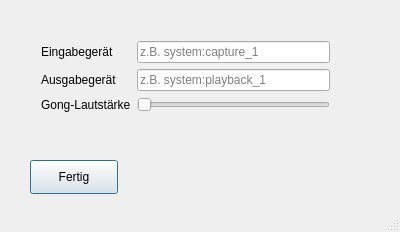
<?xml version="1.0" encoding="UTF-8"?>
<ui version="4.0">
 <class>MainWindow</class>
 <widget class="QMainWindow" name="MainWindow">
  <property name="geometry">
   <rect>
    <x>0</x>
    <y>0</y>
    <width>400</width>
    <height>232</height>
   </rect>
  </property>
  <property name="windowTitle">
   <string>Durchsage</string>
  </property>
  <widget class="QWidget" name="centralWidget">
   <widget class="QPushButton" name="doneBtn">
    <property name="geometry">
     <rect>
      <x>30</x>
      <y>160</y>
      <width>88</width>
      <height>34</height>
     </rect>
    </property>
    <property name="text">
     <string>Fertig</string>
    </property>
    <property name="autoDefault">
     <bool>true</bool>
    </property>
    <property name="default">
     <bool>true</bool>
    </property>
   </widget>
   <widget class="QWidget" name="formLayoutWidget">
    <property name="geometry">
     <rect>
      <x>30</x>
      <y>30</y>
      <width>311</width>
      <height>111</height>
     </rect>
    </property>
    <layout class="QFormLayout" name="formLayout">
     <property name="fieldGrowthPolicy">
      <enum>QFormLayout::ExpandingFieldsGrow</enum>
     </property>
     <item row="0" column="0">
      <widget class="QLabel" name="label">
       <property name="text">
        <string>Eingabegerät</string>
       </property>
      </widget>
     </item>
     <item row="0" column="1">
      <widget class="QLineEdit" name="inputDevEdit">
       <property name="placeholderText">
        <string>z.B. system:capture_1</string>
       </property>
      </widget>
     </item>
     <item row="1" column="0">
      <widget class="QLabel" name="label_2">
       <property name="text">
        <string>Ausgabegerät</string>
       </property>
      </widget>
     </item>
     <item row="1" column="1">
      <widget class="QLineEdit" name="outputDevEdit">
       <property name="placeholderText">
        <string>z.B. system:playback_1</string>
       </property>
      </widget>
     </item>
     <item row="2" column="0">
      <widget class="QLabel" name="label_3">
       <property name="text">
        <string>Gong-Lautstärke</string>
       </property>
      </widget>
     </item>
     <item row="2" column="1">
      <widget class="QSlider" name="volumeSlider">
       <property name="maximum">
        <number>100</number>
       </property>
       <property name="orientation">
        <enum>Qt::Horizontal</enum>
       </property>
      </widget>
     </item>
    </layout>
   </widget>
  </widget>
  <widget class="QStatusBar" name="statusBar"/>
 </widget>
 <layoutdefault spacing="6" margin="11"/>
 <resources/>
 <connections/>
</ui>
